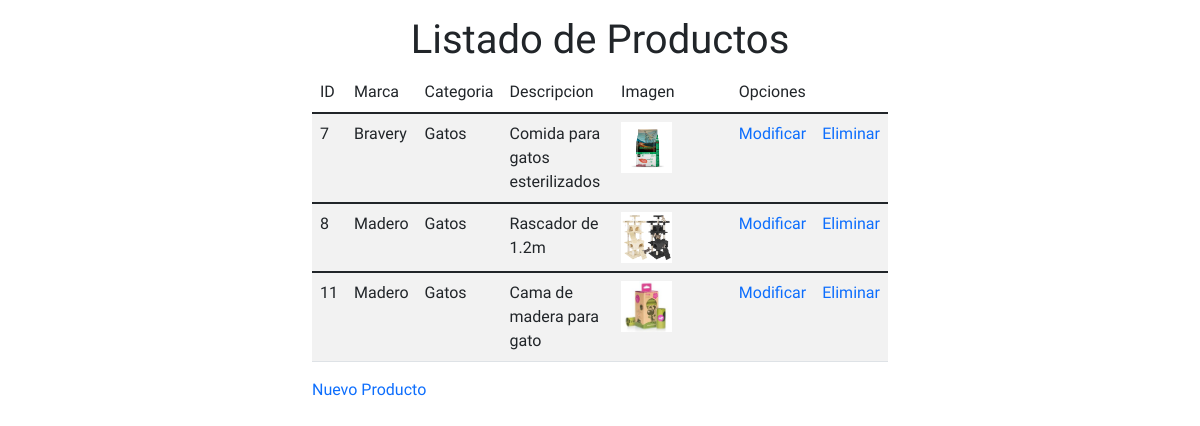
Page /listado-productos/ on the committed database.
### core/models.py (models this page shows, shortened)
class Producto(models.Model):
    idproducto = models.AutoField(primary_key=True, verbose_name='ID Producto')
    marca = models.CharField(max_length=20, verbose_name='Marca Producto')
    categoria = models.ForeignKey(Categoria, on_delete=models.CASCADE)
    descripcion = models.CharField(
        max_length=500, verbose_name='Descripcion Producto')
    imagen = models.ImageField(
        upload_to='static/images/upload/',  default='static/images/bolsarecoge.jpg')

class Categoria(models.Model):
    idCategoria = models.IntegerField(
        primary_key=True, verbose_name='ID de Categoria')
    nombreCategoria = models.CharField(
        max_length=50, verbose_name='Nombre de la Categoria')
    def __str__(self):
        return self.nombreCategoria

### core/views.py (the view)
# urls.py: path('listado-productos/', listado_productos, name="listado_productos"),
def listado_productos(request):
    productos = Producto.objects.all
    datos = {
        'productos': productos
    }
    return render(request, 'core/listado_productos.html', datos)

### core/templates/core/listado_productos.html (shortened to what this page needs)
<!DOCTYPE html>
<html lang="es">
{% load static %}
<head>
    <link href="https://cdn.jsdelivr.net/npm/bootstrap@5.1.3/dist/css/bootstrap.min.css" rel="stylesheet"
>
    <link rel="stylesheet" href="{% static 'css/main.css' %}">
</head>
<body>
    <div class="text-center mt-3">
        <h1>Listado de Productos</h1>
    </div>
    <div class="container w-50 uso-completo">
        <div class="'row">
            <table class="table table-striped">
                <thead>
                <tr><td>ID</td>
                    <td>Marca</td>
                    <td>Categoria</td>
                    <td>Descripcion</td>
                    <td>Imagen</td>
                    <td colspan="2">Opciones</td>
                </tr>
                </thead>
                {% for p in productos %}
                <tbody>
                <tr>
                    <td>{{p.idproducto}}</td>
                    <td>{{p.marca}}</td>
                    <td>{{p.categoria}}</td>
                    <td>{{p.descripcion}}</td>
                    <td><img src= "../{{p.imagen}}" class="m-auto w-50"></td>
                    <td><a href= "{% url 'form_mod_productos' p.idproducto %}">Modificar</a></td>
                    <td><a href= "{% url 'form_del_productos' p.idproducto %}">Eliminar</a></td>
                </tr>
                </tbody>
                {% endfor %}
            </table>
            <a href="{% url 'form_productos' %}">Nuevo Producto</a>
        </div>
    </div>
</body>
</html>

### static/css/main.css (style rules this page uses)
:root { --primario: #1F2572; --secundario: #ffffff; --terciario: #B122CB; }
body { font-family: 'Source Sans Pro', sans-serif; }
a { text-decoration: none }

### rows in the picture
Producto: idproducto "7", marca "Bravery", categoria "Gatos", descripcion "Comida para gatos esterilizados", imagen (picture)
Producto: idproducto "8", marca "Madero", categoria "Gatos", descripcion "Rascador de 1.2m", imagen (picture)
Producto: idproducto "11", marca "Madero", categoria "Gatos", descripcion "Cama de madera para gato", imagen (picture)
